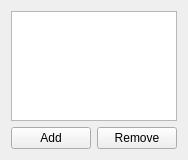
<?xml version="1.0" encoding="UTF-8"?>
<ui version="4.0">
 <class>AddRemoveListWidget</class>
 <widget class="QWidget" name="AddRemoveListWidget">
  <property name="geometry">
   <rect>
    <x>0</x>
    <y>0</y>
    <width>138</width>
    <height>160</height>
   </rect>
  </property>
  <property name="sizePolicy">
   <sizepolicy hsizetype="Maximum" vsizetype="Preferred">
    <horstretch>0</horstretch>
    <verstretch>0</verstretch>
   </sizepolicy>
  </property>
  <property name="windowTitle">
   <string>Form</string>
  </property>
  <layout class="QVBoxLayout" name="verticalLayout">
   <item>
    <widget class="QListWidget" name="listWidget">
     <property name="sizePolicy">
      <sizepolicy hsizetype="Maximum" vsizetype="Maximum">
       <horstretch>0</horstretch>
       <verstretch>0</verstretch>
      </sizepolicy>
     </property>
     <property name="maximumSize">
      <size>
       <width>200</width>
       <height>150</height>
      </size>
     </property>
    </widget>
   </item>
   <item>
    <layout class="QHBoxLayout" name="horizontalLayout">
     <item>
      <widget class="QPushButton" name="addButton">
       <property name="sizePolicy">
        <sizepolicy hsizetype="Minimum" vsizetype="Fixed">
         <horstretch>0</horstretch>
         <verstretch>0</verstretch>
        </sizepolicy>
       </property>
       <property name="text">
        <string>Add</string>
       </property>
      </widget>
     </item>
     <item>
      <widget class="QPushButton" name="removeButton">
       <property name="sizePolicy">
        <sizepolicy hsizetype="Minimum" vsizetype="Fixed">
         <horstretch>0</horstretch>
         <verstretch>0</verstretch>
        </sizepolicy>
       </property>
       <property name="text">
        <string>Remove</string>
       </property>
      </widget>
     </item>
    </layout>
   </item>
  </layout>
 </widget>
 <resources/>
 <connections/>
</ui>
